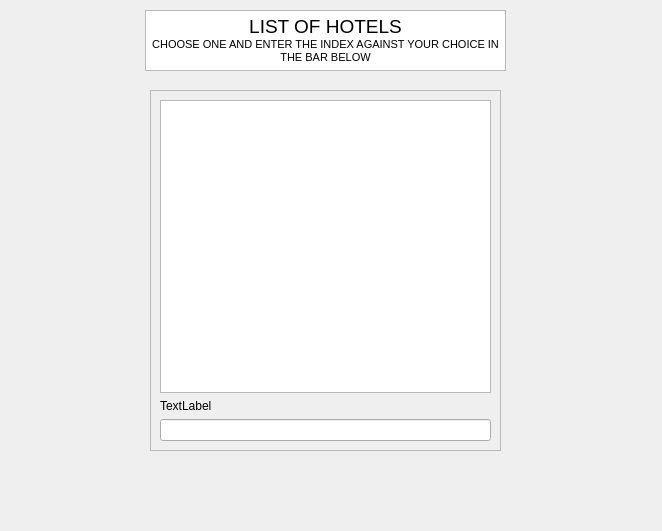
<?xml version="1.0" encoding="UTF-8"?>
<ui version="4.0">
 <class>Form</class>
 <widget class="QWidget" name="Form">
  <property name="geometry">
   <rect>
    <x>0</x>
    <y>0</y>
    <width>662</width>
    <height>531</height>
   </rect>
  </property>
  <property name="windowTitle">
   <string>Form</string>
  </property>
  <widget class="QFrame" name="frame">
   <property name="geometry">
    <rect>
     <x>150</x>
     <y>90</y>
     <width>351</width>
     <height>361</height>
    </rect>
   </property>
   <property name="frameShape">
    <enum>QFrame::StyledPanel</enum>
   </property>
   <property name="frameShadow">
    <enum>QFrame::Raised</enum>
   </property>
   <layout class="QGridLayout" name="gridLayout">
    <item row="1" column="0">
     <widget class="QLabel" name="label">
      <property name="text">
       <string>TextLabel</string>
      </property>
     </widget>
    </item>
    <item row="0" column="0">
     <widget class="QTextEdit" name="textEdit"/>
    </item>
    <item row="2" column="0">
     <widget class="QLineEdit" name="lineEdit"/>
    </item>
   </layout>
  </widget>
  <widget class="QTextBrowser" name="textBrowser">
   <property name="geometry">
    <rect>
     <x>145</x>
     <y>10</y>
     <width>361</width>
     <height>61</height>
    </rect>
   </property>
   <property name="html">
    <string>&lt;!DOCTYPE HTML PUBLIC &quot;-//W3C//DTD HTML 4.0//EN&quot; &quot;http://www.w3.org/TR/REC-html40/strict.dtd&quot;&gt;
&lt;html&gt;&lt;head&gt;&lt;meta name=&quot;qrichtext&quot; content=&quot;1&quot; /&gt;&lt;style type=&quot;text/css&quot;&gt;
p, li { white-space: pre-wrap; }
&lt;/style&gt;&lt;/head&gt;&lt;body style=&quot; font-family:'MS Shell Dlg 2'; font-size:8.25pt; font-weight:400; font-style:normal;&quot;&gt;
&lt;p align=&quot;center&quot; style=&quot; margin-top:0px; margin-bottom:0px; margin-left:0px; margin-right:0px; -qt-block-indent:0; text-indent:0px;&quot;&gt;&lt;span style=&quot; font-size:14pt;&quot;&gt;LIST OF HOTELS&lt;/span&gt;&lt;/p&gt;
&lt;p align=&quot;center&quot; style=&quot; margin-top:0px; margin-bottom:0px; margin-left:0px; margin-right:0px; -qt-block-indent:0; text-indent:0px;&quot;&gt;&lt;span style=&quot; font-size:8pt;&quot;&gt;CHOOSE ONE AND ENTER THE INDEX AGAINST YOUR CHOICE IN THE BAR BELOW&lt;/span&gt;&lt;/p&gt;&lt;/body&gt;&lt;/html&gt;</string>
   </property>
  </widget>
 </widget>
 <resources/>
 <connections/>
</ui>
